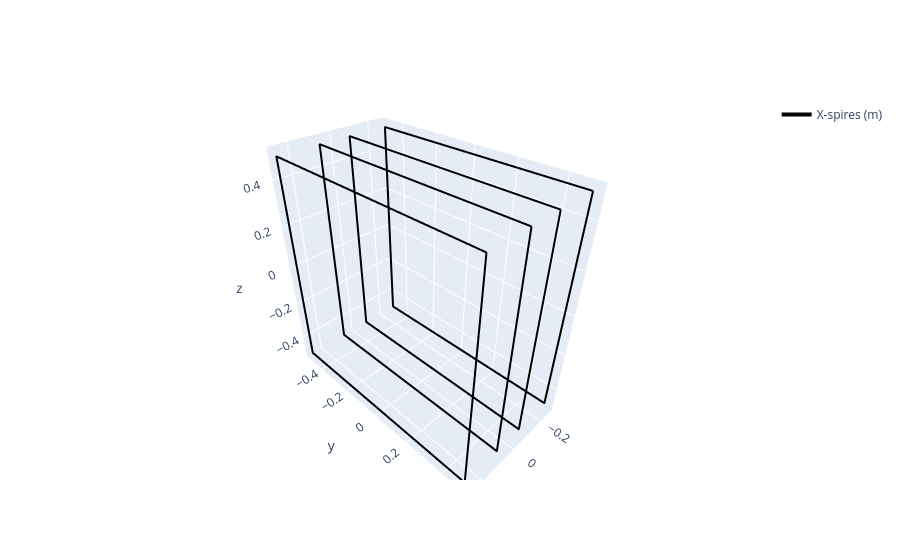

Source (notebook cell):
### Code cell
##Spawn spires
spire_x_s = X_coil.square_spires(num_seg)

f0 = None
f0 = hplot.plot_spires(f0, spire_x_s, color='black', row=None, col=None)

f0.show()

### Figure 1 — Plotly figure (JSON) as saved in the notebook; plotly's stock layout.template omitted (floating-point values rounded to 4 significant figures; data arrays with more than 128 entries replaced by an {"elided": "..."} marker saying what was removed)
{"data": [{"legendgroup": "X-spires (m)", "line": {"color": "black", "width": 4}, "mode": "lines", "name": "X-spires (m)", "showlegend": true, "type": "scatter3d", "x": {"elided": "401 float values"}, "y": {"elided": "401 float values"}, "z": {"elided": "401 float values"}}, {"legendgroup": "X-spires (m)", "line": {"color": "black", "width": 4}, "mode": "lines", "showlegend": false, "type": "scatter3d", "x": {"elided": "401 float values"}, "y": {"elided": "401 float values"}, "z": {"elided": "401 float values"}}, {"legendgroup": "X-spires (m)", "line": {"color": "black", "width": 4}, "mode": "lines", "showlegend": false, "type": "scatter3d", "x": {"elided": "401 float values"}, "y": {"elided": "401 float values"}, "z": {"elided": "401 float values"}}, {"legendgroup": "X-spires (m)", "line": {"color": "black", "width": 4}, "mode": "lines", "showlegend": false, "type": "scatter3d", "x": {"elided": "401 float values"}, "y": {"elided": "401 float values"}, "z": {"elided": "401 float values"}}], "layout": {}}
